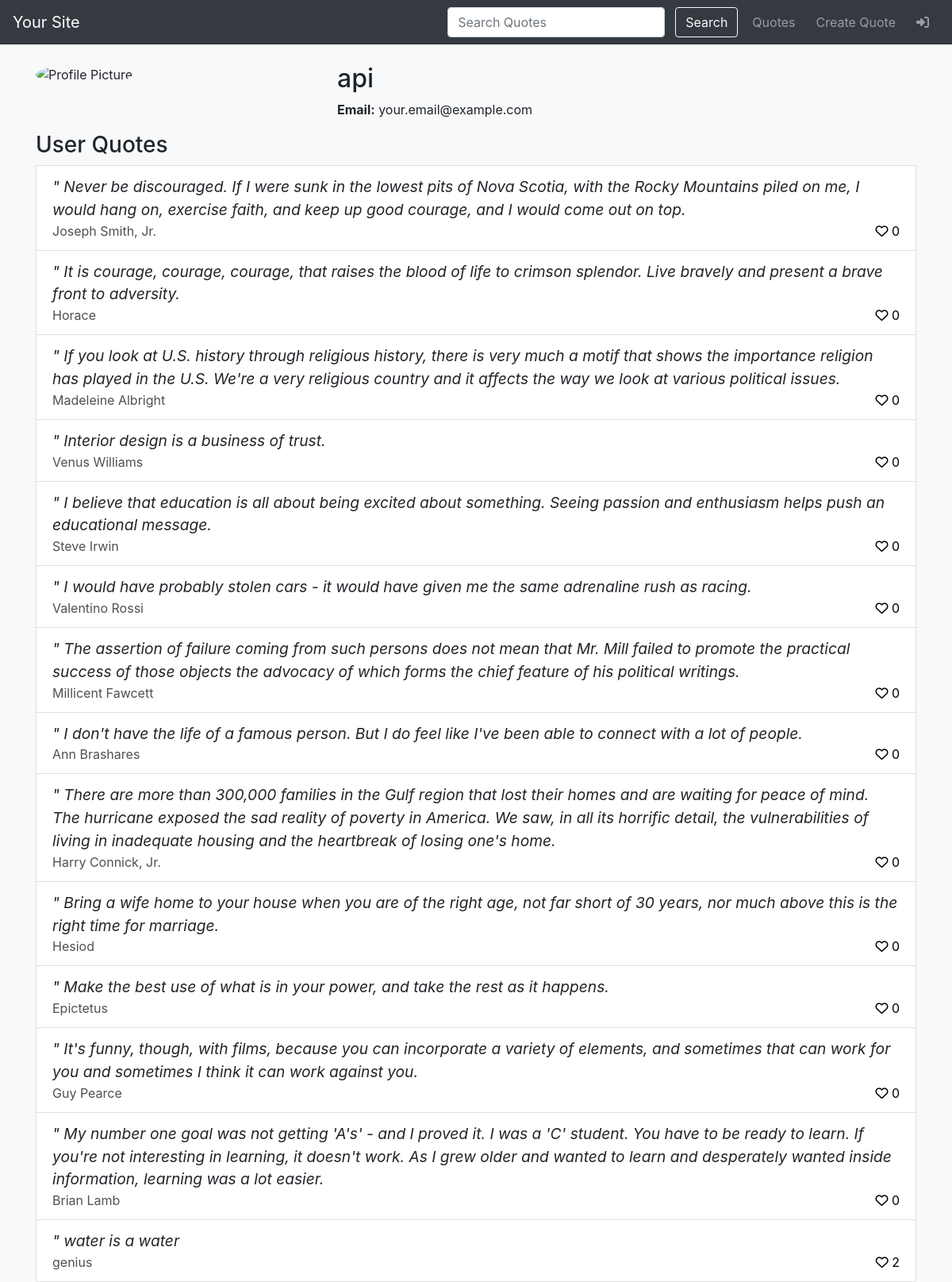
The page /profile/3 on the database its author committed.
### quotes/models.py (models this page shows, shortened)
class Quote(models.Model):
    title = models.CharField(max_length=256)
    author = models.CharField(max_length=100, null=True, blank=True)
    creator = models.ForeignKey(User, on_delete=models.CASCADE)
    hide_creator = models.BooleanField(default=False)
    likes = models.ManyToManyField(User, related_name="likes", blank=True)
    likes_count = models.IntegerField(default=0)
    tags = models.ManyToManyField(Tag, related_name="tags", blank=True)
    created = models.DateTimeField(auto_now_add=True)

### user/views.py (the view)
# urls.py: path("profile/<int:pk>", views.userProfileView, name="user-profile"),
def userProfileView(request, pk):
    user = User.objects.get(id=pk)
    quotes = Quote.objects.filter(creator=user)
    context = {
        "user": user,
        "quotes": quotes,
    }
    return render(request, "user/user-profile.html", context)

### user/templates/user/user-profile.html
{% extends 'base.html' %}
{% block content %}
<div class="container mt-4">
    <div class="row">
        <div class="col-md-4">
            <img src="path/to/profile-picture.jpg" alt="Profile Picture" class="profile-picture">
        </div>
        <div class="col-md-8">
            <h2>{{user.username}}</h2>
            <p><strong>Email:</strong> your.email@example.com</p>
        </div>
    </div>
    <ul class="list-group" id="quote-list">
        <h3>User Quotes</h3>
        {% for quote in quotes %}
        {% if not quote.hide_creator %}
        <li class="list-group-item quote-item">
            <span class="quote-text">" {{quote.title}}</span>
            <br>
            <span class="small author-info">{{quote.author}}</span>
            <a href="{% url 'like-quote' quote.id %}" class="float-right like-info" style="color: black;">
                {% if request.user in quote.likes.all %}
                <i class="fas fa-heart like-icon-active"></i>
                {% else %}
                <i class="far fa-heart like-icon"></i>
                {% endif %}
                <span class="like-count">{{quote.likes.count}}</span>
            </a>
        </li>
        {% endif %}
        {% endfor %}
    </ul>
</div>
{% endblock %}

### templates/base.html (style rules this page uses)
body { background-color: #f8f9fa; }
.profile-picture { width: 150px; height: 150px; border-radius: 50%; }
.quote-text { font-size: 1.2rem; font-style: italic; margin-bottom: 1rem; }
.author-info { font-size: 1rem; opacity: 0.8; }

### rows shown on the page
Quote: title "Never be discouraged. If I were sunk in the lowest pits of Nova Scotia, with the Rocky Mountains piled on me, I would hang on, exercise faith, and keep up good courage, and I would come out on top.", author "Joseph Smith, Jr.", likes.count "0"
Quote: title "It is courage, courage, courage, that raises the blood of life to crimson splendor. Live bravely and present a brave front to adversity.", author "Horace", likes.count "0"
Quote: title "If you look at U.S. history through religious history, there is very much a motif that shows the importance religion has played in the U.S. We're a very religious country and it affects the way we look at various political issues.", author "Madeleine Albright", likes.count "0"
Quote: title "Interior design is a business of trust.", author "Venus Williams", likes.count "0"
Quote: title "I believe that education is all about being excited about something. Seeing passion and enthusiasm helps push an educational message.", author "Steve Irwin", likes.count "0"
Quote: title "I would have probably stolen cars - it would have given me the same adrenaline rush as racing.", author "Valentino Rossi", likes.count "0"
Quote: title "The assertion of failure coming from such persons does not mean that Mr. Mill failed to promote the practical success of those objects the advocacy of which forms the chief feature of his political writings.", author "Millicent Fawcett", likes.count "0"
Quote: title "I don't have the life of a famous person. But I do feel like I've been able to connect with a lot of people.", author "Ann Brashares", likes.count "0"
Quote: title "There are more than 300,000 families in the Gulf region that lost their homes and are waiting for peace of mind. The hurricane exposed the sad reality of poverty in America. We saw, in all its horrific detail, the vulnerabilities of living in inadequate housing and the heartbreak of losing one's home.", author "Harry Connick, Jr.", likes.count "0"
Quote: title "Bring a wife home to your house when you are of the right age, not far short of 30 years, nor much above this is the right time for marriage.", author "Hesiod", likes.count "0"
Quote: title "Make the best use of what is in your power, and take the rest as it happens.", author "Epictetus", likes.count "0"
Quote: title "It's funny, though, with films, because you can incorporate a variety of elements, and sometimes that can work for you and sometimes I think it can work against you.", author "Guy Pearce", likes.count "0"
Quote: title "My number one goal was not getting 'A's' - and I proved it. I was a 'C' student. You have to be ready to learn. If you're not interesting in learning, it doesn't work. As I grew older and wanted to learn and desperately wanted inside information, learning was a lot easier.", author "Brian Lamb", likes.count "0"
Quote: title "water is a water", author "genius", likes.count "2"

### other values the page prints
{{ user.username }} "api"
